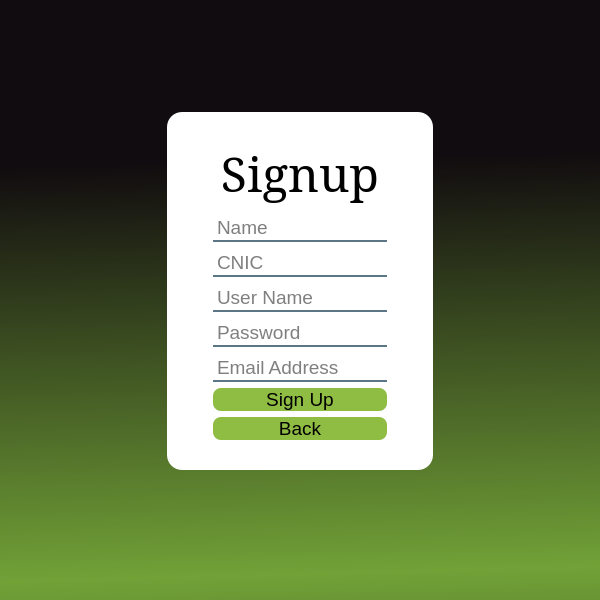
<?xml version="1.0" encoding="UTF-8"?>
<ui version="4.0">
 <class>MainWindow</class>
 <widget class="QMainWindow" name="MainWindow">
  <property name="geometry">
   <rect>
    <x>0</x>
    <y>0</y>
    <width>600</width>
    <height>600</height>
   </rect>
  </property>
  <property name="minimumSize">
   <size>
    <width>600</width>
    <height>600</height>
   </size>
  </property>
  <property name="windowTitle">
   <string>MainWindow</string>
  </property>
  <property name="styleSheet">
   <string notr="true">background-color: qlineargradient(spread:reflect, x1:1, y1:0.943, x2:0.975124, y2:0, stop:0 rgba(113, 161, 55, 255), stop:0.731343 rgba(17, 12, 15, 255));
</string>
  </property>
  <widget class="QWidget" name="centralwidget">
   <layout class="QGridLayout" name="gridLayout">
    <item row="0" column="1">
     <spacer name="verticalSpacer">
      <property name="orientation">
       <enum>Qt::Vertical</enum>
      </property>
      <property name="sizeHint" stdset="0">
       <size>
        <width>20</width>
        <height>127</height>
       </size>
      </property>
     </spacer>
    </item>
    <item row="1" column="2">
     <spacer name="horizontalSpacer_2">
      <property name="orientation">
       <enum>Qt::Horizontal</enum>
      </property>
      <property name="sizeHint" stdset="0">
       <size>
        <width>167</width>
        <height>20</height>
       </size>
      </property>
     </spacer>
    </item>
    <item row="1" column="0">
     <spacer name="horizontalSpacer">
      <property name="orientation">
       <enum>Qt::Horizontal</enum>
      </property>
      <property name="sizeHint" stdset="0">
       <size>
        <width>167</width>
        <height>20</height>
       </size>
      </property>
     </spacer>
    </item>
    <item row="1" column="1">
     <widget class="QWidget" name="innerWidget" native="true">
      <property name="styleSheet">
       <string notr="true">background-color: rgb(255, 255, 255);
border-radius: 15px;</string>
      </property>
      <layout class="QHBoxLayout" name="horizontalLayout">
       <item>
        <spacer name="horizontalSpacer_3">
         <property name="orientation">
          <enum>Qt::Horizontal</enum>
         </property>
         <property name="sizeHint" stdset="0">
          <size>
           <width>40</width>
           <height>20</height>
          </size>
         </property>
        </spacer>
       </item>
       <item>
        <layout class="QVBoxLayout" name="verticalLayout">
         <item>
          <spacer name="verticalSpacer_3">
           <property name="orientation">
            <enum>Qt::Vertical</enum>
           </property>
           <property name="sizeHint" stdset="0">
            <size>
             <width>138</width>
             <height>32</height>
            </size>
           </property>
          </spacer>
         </item>
         <item>
          <widget class="QLabel" name="label_9">
           <property name="font">
            <font>
             <family>Garamond</family>
             <pointsize>36</pointsize>
             <weight>50</weight>
             <bold>false</bold>
            </font>
           </property>
           <property name="text">
            <string>Signup</string>
           </property>
           <property name="alignment">
            <set>Qt::AlignCenter</set>
           </property>
          </widget>
         </item>
         <item>
          <widget class="QLineEdit" name="name">
           <property name="font">
            <font>
             <pointsize>14</pointsize>
            </font>
           </property>
           <property name="styleSheet">
            <string notr="true">background-color:rgb(255, 255, 255);
border: 2px solid rgba(0,0,0,0);
border-bottom-color: rgba(46, 82, 101, 200);
</string>
           </property>
           <property name="placeholderText">
            <string>Name</string>
           </property>
          </widget>
         </item>
         <item>
          <widget class="QLineEdit" name="cnic">
           <property name="font">
            <font>
             <pointsize>14</pointsize>
            </font>
           </property>
           <property name="styleSheet">
            <string notr="true">background-color:rgb(255, 255, 255);
border: 2px solid rgba(0,0,0,0);
border-bottom-color: rgba(46, 82, 101, 200);
</string>
           </property>
           <property name="inputMethodHints">
            <set>Qt::ImhNone</set>
           </property>
           <property name="maxLength">
            <number>13</number>
           </property>
           <property name="placeholderText">
            <string>CNIC</string>
           </property>
          </widget>
         </item>
         <item>
          <widget class="QLineEdit" name="userName">
           <property name="font">
            <font>
             <pointsize>14</pointsize>
            </font>
           </property>
           <property name="styleSheet">
            <string notr="true">background-color:rgb(255, 255, 255);
border: 2px solid rgba(0,0,0,0);
border-bottom-color: rgba(46, 82, 101, 200);
</string>
           </property>
           <property name="placeholderText">
            <string>User Name</string>
           </property>
          </widget>
         </item>
         <item>
          <widget class="QLineEdit" name="password">
           <property name="font">
            <font>
             <pointsize>14</pointsize>
            </font>
           </property>
           <property name="styleSheet">
            <string notr="true">background-color:rgb(255, 255, 255);
border: 2px solid rgba(0,0,0,0);
border-bottom-color: rgba(46, 82, 101, 200);
</string>
           </property>
           <property name="placeholderText">
            <string>Password</string>
           </property>
          </widget>
         </item>
         <item>
          <widget class="QLineEdit" name="email">
           <property name="font">
            <font>
             <pointsize>14</pointsize>
            </font>
           </property>
           <property name="styleSheet">
            <string notr="true">background-color:rgb(255, 255, 255);
border: 2px solid rgba(0,0,0,0);
border-bottom-color: rgba(46, 82, 101, 200);
</string>
           </property>
           <property name="placeholderText">
            <string>Email Address</string>
           </property>
          </widget>
         </item>
         <item>
          <widget class="QPushButton" name="signUpBtn">
           <property name="font">
            <font>
             <pointsize>14</pointsize>
            </font>
           </property>
           <property name="styleSheet">
            <string notr="true">QPushButton:hover{
	background-color: rgb(117, 154, 54);
}

QPushButton{
	background-color: rgb(143, 188, 66);
	border-radius: 8px;
}

</string>
           </property>
           <property name="text">
            <string>Sign Up</string>
           </property>
          </widget>
         </item>
         <item>
          <widget class="QPushButton" name="backBtn">
           <property name="font">
            <font>
             <pointsize>14</pointsize>
            </font>
           </property>
           <property name="styleSheet">
            <string notr="true">QPushButton:hover{
	background-color:rgb(95, 124, 44)
}

QPushButton{
	background-color: rgb(143, 188, 66);
	border-radius: 8px;
}

</string>
           </property>
           <property name="text">
            <string>Back</string>
           </property>
          </widget>
         </item>
         <item>
          <spacer name="verticalSpacer_4">
           <property name="orientation">
            <enum>Qt::Vertical</enum>
           </property>
           <property name="sizeHint" stdset="0">
            <size>
             <width>138</width>
             <height>33</height>
            </size>
           </property>
          </spacer>
         </item>
        </layout>
       </item>
       <item>
        <spacer name="horizontalSpacer_4">
         <property name="orientation">
          <enum>Qt::Horizontal</enum>
         </property>
         <property name="sizeHint" stdset="0">
          <size>
           <width>40</width>
           <height>20</height>
          </size>
         </property>
        </spacer>
       </item>
      </layout>
     </widget>
    </item>
    <item row="2" column="1">
     <spacer name="verticalSpacer_2">
      <property name="orientation">
       <enum>Qt::Vertical</enum>
      </property>
      <property name="sizeHint" stdset="0">
       <size>
        <width>20</width>
        <height>145</height>
       </size>
      </property>
     </spacer>
    </item>
   </layout>
  </widget>
 </widget>
 <resources/>
 <connections/>
</ui>
